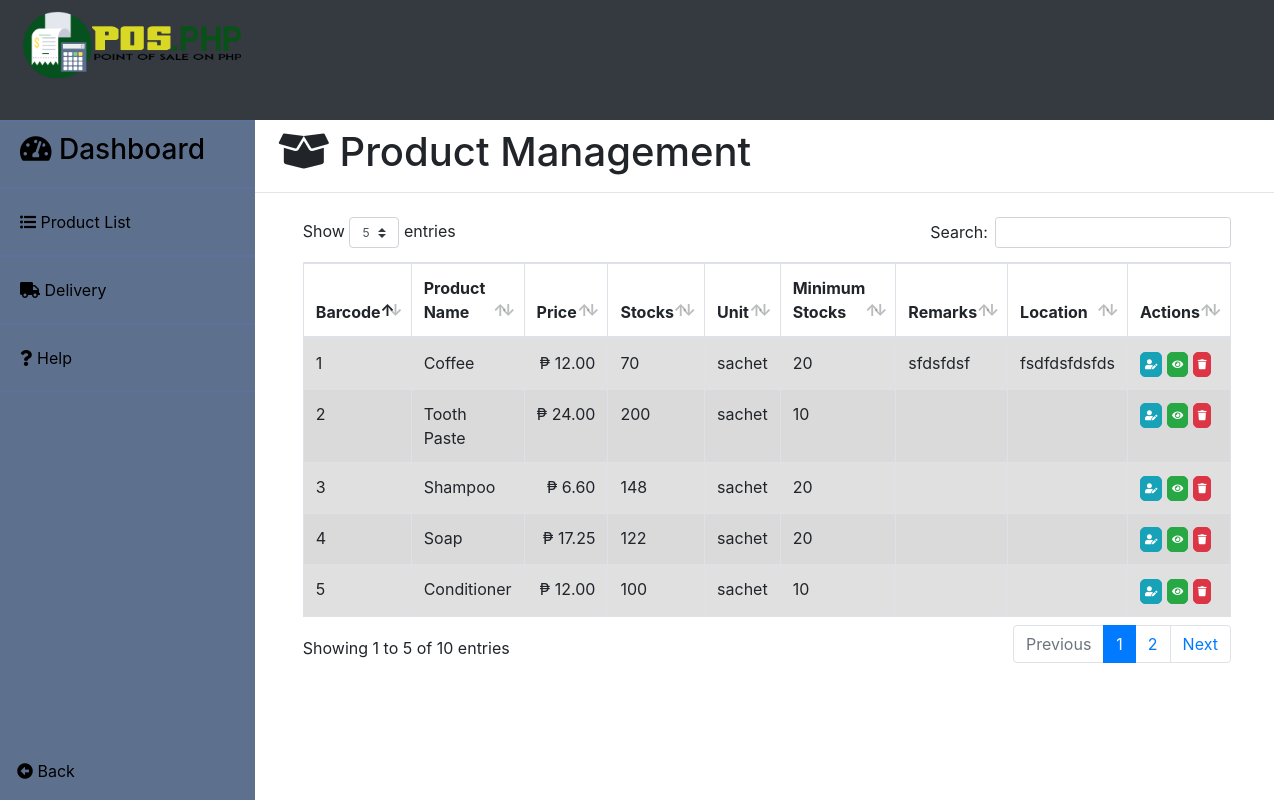
Page /products/products.php (signed in) on the committed database.
### tables this page shows
CREATE TABLE `products` (
  `product_no` varchar(50) NOT NULL,
  `product_name` varchar(30) DEFAULT NULL,
  `sell_price` decimal(18,2) DEFAULT NULL,
  `quantity` int(11) DEFAULT NULL,
  `unit` varchar(30) DEFAULT NULL,
  `min_stocks` int(11) DEFAULT NULL,
  `remarks` text DEFAULT NULL,
  `location` varchar(50) DEFAULT NULL,
  `images` varchar(30) DEFAULT NULL
);

### products/products.php (the view, shortened to what this page needs)
<?php
	include("../server/connection.php");
	$sql = "SELECT * FROM products";
	$result	= mysqli_query($db, $sql);
?>
<!DOCTYPE html>
<html>
<head>
	<?php include('../templates/head1.php');?>
</head>
<body>
	<div class="contain h-100">
		<?php include('../products/base.php');?>
		<div>
			<h1 class="ml-4 pt-2"><i class="fas fa-box-open"></i> Product Management</h1>
			<hr>
			<div class="table-responsive mt-4 pl-5 pr-5">
			<table class="table table-striped table-bordered" id="product_table" style="margin-top: -22px;">
				<thead>
					<tr>
						<th scope="col" class="column-text">Barcode</th>
						<th scope="col" class="column-text">Product Name</th>
						<th scope="col" class="column-text">Price</th>
						<th scope="col" class="column-text">Stocks</th>
						<th scope="col" class="column-text">Unit</th>
						<th scope="col" class="column-text">Minimum Stocks</th>
						<th scope="col" class="column-text">Remarks</th>
						<th scope="col" class="column-text">Location</th>
						<th scope="col" class="column-text">Actions</th>
					</tr>
				</thead>
				<tbody class="table-hover">
					<?php
						while($row = mysqli_fetch_assoc($result)){
				  	?>
					<tr class="table-active">
						<td><?php echo $row['product_no'];?></td>
						<td><?php echo $row['product_name'];?></td>
						<td align="right">₱&nbsp<?php echo $row['sell_price'];?></td>
						<td><?php echo $row['quantity'];?></td>
						<td><?php echo $row['unit'];?></td>
						<td><?php echo $row['min_stocks'];?></td>
						<td><?php echo $row['remarks'];?></td>
						<td><?php echo $row['location'];?></td>
						<td>
							<a name="edit" title="Edit" style='font-size:10px; border-radius:5px;padding:4px;' href="update_products.php?id=<?php echo $row['product_no'];?>" class="btn btn-info btn-xs"><i class="fas fa-user-edit"></i></a>
							<button type="button" name="view" style='font-size:10px; border-radius:5px;padding:4px;' id="<?php echo $row['product_no'];?>" class="btn btn-success btn-xs view_data"><i class="fas fa-eye"></i></button>
							<button type="button" name="delete" title="Delete" style='font-size:10px; border-radius:5px;padding:4px;' data-id="<?php echo $row['product_no'];?>"  class="delete btn btn-danger btn-xs" data-toggle="#deleteModal" title="Delete"><i class="fas fa-trash"></i></button>
						</td>
					</tr>
					<?php } ?>
				</tbody>
			</table>
			</div>
		</div>
	</div>
</body>
</html>

### rows in the picture
products: product_no "1", product_name "Coffee", sell_price "12.00", quantity "70", unit "sachet", min_stocks "20", remarks "sfdsfdsf", location "fsdfdsfdsfds"
products: product_no "2", product_name "Tooth Paste", sell_price "24.00", quantity "200", unit "sachet", min_stocks "10"
products: product_no "3", product_name "Shampoo", sell_price "6.60", quantity "148", unit "sachet", min_stocks "20"
products: product_no "4", product_name "Soap", sell_price "17.25", quantity "122", unit "sachet", min_stocks "20"
products: product_no "5", product_name "Conditioner", sell_price "12.00", quantity "100", unit "sachet", min_stocks "10"
